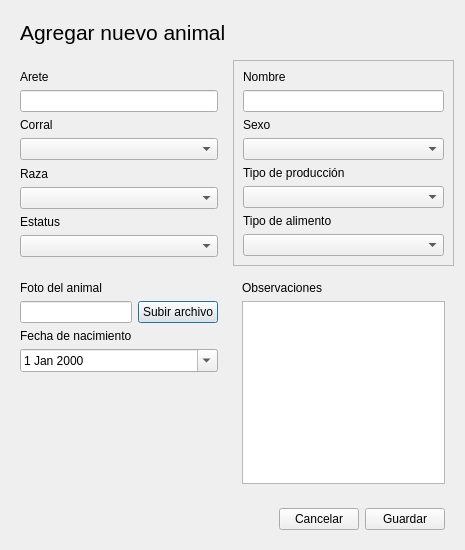
<?xml version="1.0" encoding="UTF-8"?>
<ui version="4.0">
 <class>Dialog</class>
 <widget class="QDialog" name="Dialog">
  <property name="geometry">
   <rect>
    <x>0</x>
    <y>0</y>
    <width>465</width>
    <height>550</height>
   </rect>
  </property>
  <property name="windowTitle">
   <string>Agregar animal</string>
  </property>
  <layout class="QGridLayout" name="gridLayout_3">
   <item row="0" column="0" colspan="2">
    <widget class="QWidget" name="widget_4" native="true">
     <layout class="QHBoxLayout" name="horizontalLayout_2">
      <item>
       <widget class="QLabel" name="label">
        <property name="font">
         <font>
          <family>Segoe UI</family>
          <pointsize>16</pointsize>
         </font>
        </property>
        <property name="text">
         <string>Agregar nuevo animal</string>
        </property>
       </widget>
      </item>
      <item>
       <spacer name="horizontalSpacer_2">
        <property name="orientation">
         <enum>Qt::Horizontal</enum>
        </property>
        <property name="sizeHint" stdset="0">
         <size>
          <width>207</width>
          <height>20</height>
         </size>
        </property>
       </spacer>
      </item>
     </layout>
    </widget>
   </item>
   <item row="1" column="0">
    <widget class="QWidget" name="widget_2" native="true">
     <layout class="QVBoxLayout" name="verticalLayout_2">
      <item>
       <widget class="QLabel" name="label_2">
        <property name="text">
         <string>Arete</string>
        </property>
       </widget>
      </item>
      <item>
       <widget class="QLineEdit" name="lineEdit"/>
      </item>
      <item>
       <widget class="QLabel" name="label_4">
        <property name="text">
         <string>Corral</string>
        </property>
       </widget>
      </item>
      <item>
       <widget class="QComboBox" name="comboBox"/>
      </item>
      <item>
       <widget class="QLabel" name="label_6">
        <property name="text">
         <string>Raza</string>
        </property>
       </widget>
      </item>
      <item>
       <widget class="QComboBox" name="comboBox_3"/>
      </item>
      <item>
       <widget class="QLabel" name="label_9">
        <property name="text">
         <string>Estatus</string>
        </property>
       </widget>
      </item>
      <item>
       <widget class="QComboBox" name="comboBox_6"/>
      </item>
     </layout>
    </widget>
   </item>
   <item row="2" column="0">
    <widget class="QWidget" name="widget_5" native="true">
     <layout class="QGridLayout" name="gridLayout_2">
      <item row="0" column="0" colspan="2">
       <widget class="QLabel" name="label_12">
        <property name="text">
         <string>Foto del animal</string>
        </property>
       </widget>
      </item>
      <item row="1" column="0">
       <widget class="QLineEdit" name="lineEdit_4"/>
      </item>
      <item row="1" column="1">
       <widget class="QPushButton" name="indexbtn2">
        <property name="text">
         <string>Subir archivo</string>
        </property>
        <property name="icon">
         <iconset resource="resources.qrc">
          <normaloff>:/icons/img/icons/cargar.png</normaloff>:/icons/img/icons/cargar.png</iconset>
        </property>
        <property name="iconSize">
         <size>
          <width>20</width>
          <height>20</height>
         </size>
        </property>
        <property name="checkable">
         <bool>true</bool>
        </property>
        <property name="autoExclusive">
         <bool>true</bool>
        </property>
       </widget>
      </item>
      <item row="2" column="0">
       <widget class="QLabel" name="label_7">
        <property name="text">
         <string>Fecha de nacimiento</string>
        </property>
       </widget>
      </item>
      <item row="3" column="0" colspan="2">
       <widget class="QDateEdit" name="dateEdit">
        <property name="calendarPopup">
         <bool>true</bool>
        </property>
       </widget>
      </item>
      <item row="4" column="0">
       <spacer name="verticalSpacer">
        <property name="orientation">
         <enum>Qt::Vertical</enum>
        </property>
        <property name="sizeHint" stdset="0">
         <size>
          <width>20</width>
          <height>111</height>
         </size>
        </property>
       </spacer>
      </item>
     </layout>
    </widget>
   </item>
   <item row="2" column="1">
    <widget class="QWidget" name="widget_3" native="true">
     <layout class="QGridLayout" name="gridLayout">
      <item row="0" column="1">
       <widget class="QLabel" name="label_11">
        <property name="text">
         <string>Observaciones</string>
        </property>
       </widget>
      </item>
      <item row="1" column="1">
       <widget class="QTextEdit" name="textEdit"/>
      </item>
     </layout>
    </widget>
   </item>
   <item row="3" column="0" colspan="2">
    <widget class="QWidget" name="widget" native="true">
     <layout class="QHBoxLayout" name="horizontalLayout">
      <item>
       <spacer name="horizontalSpacer">
        <property name="orientation">
         <enum>Qt::Horizontal</enum>
        </property>
        <property name="sizeHint" stdset="0">
         <size>
          <width>264</width>
          <height>20</height>
         </size>
        </property>
       </spacer>
      </item>
      <item>
       <widget class="QPushButton" name="pushButton">
        <property name="text">
         <string>Cancelar</string>
        </property>
       </widget>
      </item>
      <item>
       <widget class="QPushButton" name="pushButton_2">
        <property name="text">
         <string>Guardar</string>
        </property>
       </widget>
      </item>
     </layout>
    </widget>
   </item>
   <item row="1" column="1">
    <widget class="QFrame" name="frame">
     <property name="frameShape">
      <enum>QFrame::StyledPanel</enum>
     </property>
     <property name="frameShadow">
      <enum>QFrame::Raised</enum>
     </property>
     <layout class="QVBoxLayout" name="verticalLayout">
      <item>
       <widget class="QLabel" name="label_3">
        <property name="text">
         <string>Nombre</string>
        </property>
       </widget>
      </item>
      <item>
       <widget class="QLineEdit" name="lineEdit_2"/>
      </item>
      <item>
       <widget class="QLabel" name="label_5">
        <property name="text">
         <string>Sexo</string>
        </property>
       </widget>
      </item>
      <item>
       <widget class="QComboBox" name="comboBox_2">
        <property name="editable">
         <bool>false</bool>
        </property>
        <property name="currentText">
         <string/>
        </property>
       </widget>
      </item>
      <item>
       <widget class="QLabel" name="label_8">
        <property name="text">
         <string>Tipo de producción</string>
        </property>
       </widget>
      </item>
      <item>
       <widget class="QComboBox" name="comboBox_4"/>
      </item>
      <item>
       <widget class="QLabel" name="label_10">
        <property name="text">
         <string>Tipo de alimento</string>
        </property>
       </widget>
      </item>
      <item>
       <widget class="QComboBox" name="comboBox_5"/>
      </item>
     </layout>
    </widget>
   </item>
  </layout>
 </widget>
 <resources>
  <include location="resources.qrc"/>
 </resources>
 <connections/>
</ui>
